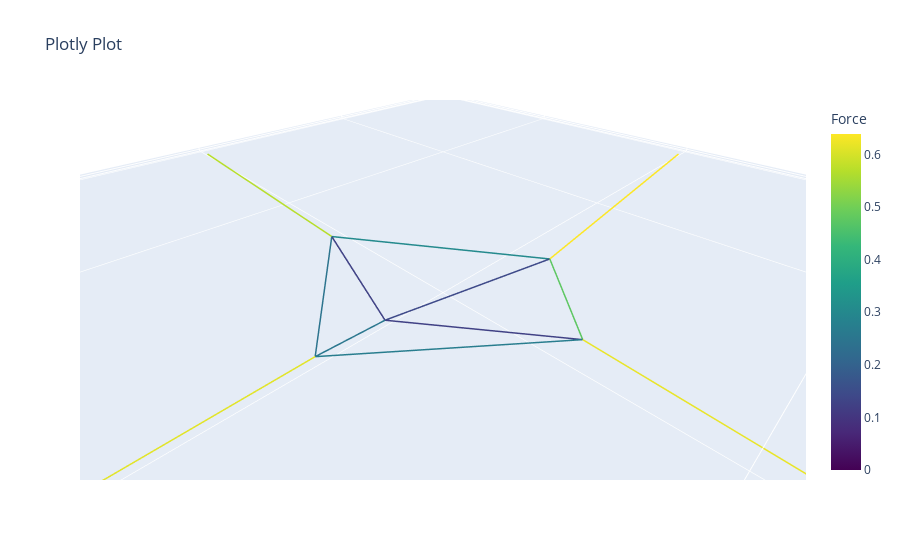

Notebook code for this chart:
### Markdown cell above
### Step 1: Define the network

### Code cell
# Note that the coordinates of the vertices will change after equilibrium is reached.
vertices    = np.array([[-10, 0, 0], [-5, 0,0], [0, 0, 0], [5, 0, 0], [10, 0, 0], [0,-10,0], [0,-5,0], [0,5,0], [0,10,0]])*9.5  # The coordinates of the vertices in mm
edges       = [[0, 1], [1, 2], [2, 3], [3, 4], [5, 6], [6, 2], [2, 7], [7, 8], [1, 6], [6, 3], [3, 7], [7,1]]                  # The edges of the network.
paths       = [[0, 1, 2, 3], [4, 5, 6, 7], [8, 9, 10, 11]]   # 3D printable paths. Ensure an edge is not flipped.
directions  = [1, 1, 1, 1, 1, 1, 1, 1, 1, 1, 1, 1]          # Flip the curvature of an edge by setting the direction to -1.

scalar = 70
q_ring      = .5
q_connectors = .6
q_center    = .3
q           = np.array([q_connectors, q_center, q_center, q_connectors, q_connectors, q_center, q_center, q_connectors, q_ring, q_ring, q_ring, q_ring])/scalar
q[2]        = 1.5/scalar
q[-1]        = 1.5/scalar
fixed       = [0, 4, 5, 8]
# model_name  = 'VS_ring{}_connectors{}_center{}_as{}'.format(q_ring, q_connectors, q_center, q[2]*scalar)
model_name  = 'VS_ring{}_connectors{}_center{}_as{}_asr{}_s{}'.format(q_ring, q_connectors, q_center, q[2]*scalar, q[-1]*scalar, scalar)

# Create the network
net = Network_custom.from_fd(vertices, edges, q, fixed, paths = paths, dir = directions)

# The topology of structure is fixed after generation, but you can update force densities after making the network
# q[0] = .10
# net.update_shape(q)

# Plot the network like this
net.net_plot(color=True, elables = False, vlabels = False)

(net.vertices == vertices).all() # Please understand that this is False

model_name

np.max(net.f)/0.078294515

### Figure 1 — Plotly figure (JSON) as saved in the notebook; plotly's stock layout.template omitted (floating-point values rounded to 4 significant figures)
{"data": [{"line": {"color": [0.6387, 0.6387, 0, 0.1435, 0.1435, 0, 0.2537, 0.2537, 0, 0.6117, 0.6117, 0, 0.5695, 0.5695, 0, 0.1263, 0.1263, 0, 0.1252, 0.1252, 0, 0.6194, 0.6194, 0, 0.3036, 0.3036, 0, 0.2467, 0.2467, 0, 0.2701, 0.2701, 0, 0.4761, 0.4761, 0], "colorbar": {"title": {"text": "Force"}}, "colorscale": [[0, "#440154"], [0.1111, "#482878"], [0.2222, "#3e4989"], [0.3333, "#31688e"], [0.4444, "#26828e"], [0.5556, "#1f9e89"], [0.6667, "#35b779"], [0.7778, "#6ece58"], [0.8889, "#b5de2b"], [1, "#fde725"]], "showscale": true, "width": 3}, "mode": "lines", "type": "scatter3d", "x": [-95, -20.81, null, -20.81, 11.83, null, 11.83, 23.65, null, 23.65, 95, null, 0, 2.616, null, 2.616, 11.83, null, 11.83, -5.46, null, -5.46, 0, null, -20.81, 2.616, null, 2.616, 23.65, null, 23.65, -5.46, null, -5.46, -20.81, null], "y": [0, 6.871, null, 6.871, -0.6027, null, -0.6027, -1.205, null, -1.205, 0, null, -95, -28.6, null, -28.6, -0.6027, null, -0.6027, 22.94, null, 22.94, 95, null, 6.871, -28.6, null, -28.6, -1.205, null, -1.205, 22.94, null, 22.94, 6.871, null], "z": [0, 0, null, 0, 0, null, 0, 0, null, 0, 0, null, 0, 0, null, 0, 0, null, 0, 0, null, 0, 0, null, 0, 0, null, 0, 0, null, 0, 0, null, 0, 0, null]}], "layout": {"scene": {"aspectmode": "data"}, "title": {"text": "Plotly Plot"}}}
